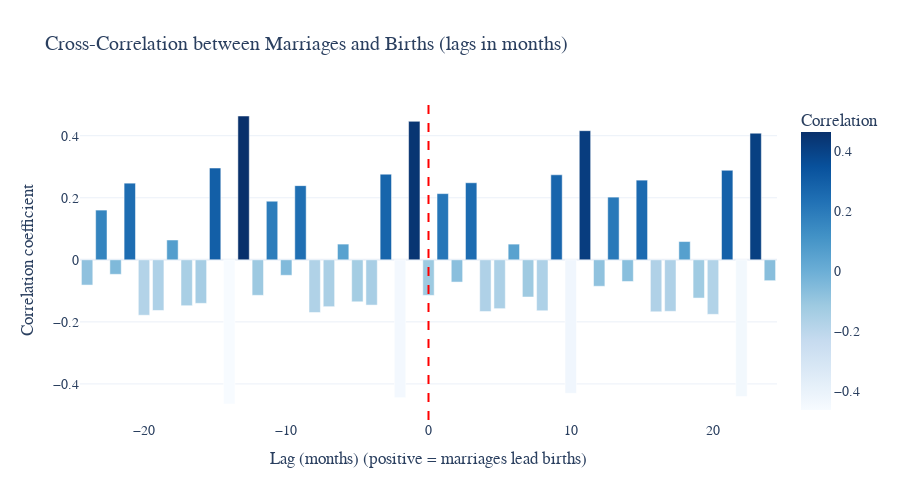

Notebook code for this chart:
### Code cell
cc_df = pd.DataFrame({"Lag (months)": lags, "Correlation": cc_values})
fig = px.bar(
    cc_df, x="Lag (months)", y="Correlation",
    title="Cross-Correlation between Marriages and Births (lags in months)",
    color="Correlation", color_continuous_scale="Blues"
)
fig.add_vline(x=0, line_width=2, line_dash="dash", line_color="red")
fig.update_layout(
    template="plotly_white",
    font=dict(family="Times New Roman", size=14),
    xaxis_title="Lag (months) (positive = marriages lead births)",
    yaxis_title="Correlation coefficient",
    height=500
)
fig.show()

### Figure 1 — Plotly figure (JSON) as saved in the notebook; plotly's stock layout.template omitted (floating-point values rounded to 4 significant figures)
{"data": [{"alignmentgroup": "True", "hovertemplate": "Lag (months)=%{x}<br>Correlation=%{marker.color}<extra></extra>", "legendgroup": "", "marker": {"color": [-0.0814, 0.1603, -0.04677, 0.247, -0.1787, -0.1633, 0.06387, -0.148, -0.1403, 0.2957, -0.4647, 0.4635, -0.1145, 0.1888, -0.0499, 0.2391, -0.1699, -0.1511, 0.05066, -0.1353, -0.146, 0.276, -0.4442, 0.4463, -0.1147, 0.2133, -0.07171, 0.2483, -0.1667, -0.1575, 0.05058, -0.1199, -0.1642, 0.2739, -0.4304, 0.4162, -0.08532, 0.2021, -0.06986, 0.2568, -0.1675, -0.166, 0.05883, -0.1233, -0.1758, 0.2885, -0.4409, 0.408, -0.06732], "coloraxis": "coloraxis", "pattern": {"shape": ""}}, "name": "", "offsetgroup": "", "orientation": "v", "showlegend": false, "textposition": "auto", "type": "bar", "x": [-24, -23, -22, -21, -20, -19, -18, -17, -16, -15, -14, -13, -12, -11, -10, -9, -8, -7, -6, -5, -4, -3, -2, -1, 0, 1, 2, 3, 4, 5, 6, 7, 8, 9, 10, 11, 12, 13, 14, 15, 16, 17, 18, 19, 20, 21, 22, 23, 24], "xaxis": "x", "y": [-0.0814, 0.1603, -0.04677, 0.247, -0.1787, -0.1633, 0.06387, -0.148, -0.1403, 0.2957, -0.4647, 0.4635, -0.1145, 0.1888, -0.0499, 0.2391, -0.1699, -0.1511, 0.05066, -0.1353, -0.146, 0.276, -0.4442, 0.4463, -0.1147, 0.2133, -0.07171, 0.2483, -0.1667, -0.1575, 0.05058, -0.1199, -0.1642, 0.2739, -0.4304, 0.4162, -0.08532, 0.2021, -0.06986, 0.2568, -0.1675, -0.166, 0.05883, -0.1233, -0.1758, 0.2885, -0.4409, 0.408, -0.06732], "yaxis": "y"}], "layout": {"barmode": "relative", "coloraxis": {"colorbar": {"title": {"text": "Correlation"}}, "colorscale": [[0, "rgb(247,251,255)"], [0.125, "rgb(222,235,247)"], [0.25, "rgb(198,219,239)"], [0.375, "rgb(158,202,225)"], [0.5, "rgb(107,174,214)"], [0.625, "rgb(66,146,198)"], [0.75, "rgb(33,113,181)"], [0.875, "rgb(8,81,156)"], [1, "rgb(8,48,107)"]]}, "font": {"family": "Times New Roman", "size": 14}, "height": 500, "legend": {"tracegroupgap": 0}, "shapes": [{"line": {"color": "red", "dash": "dash", "width": 2}, "type": "line", "x0": 0, "x1": 0, "xref": "x", "y0": 0, "y1": 1, "yref": "y domain"}], "title": {"text": "Cross-Correlation between Marriages and Births (lags in months)"}, "xaxis": {"anchor": "y", "domain": [0, 1], "title": {"text": "Lag (months) (positive = marriages lead births)"}}, "yaxis": {"anchor": "x", "domain": [0, 1], "title": {"text": "Correlation coefficient"}}}}
